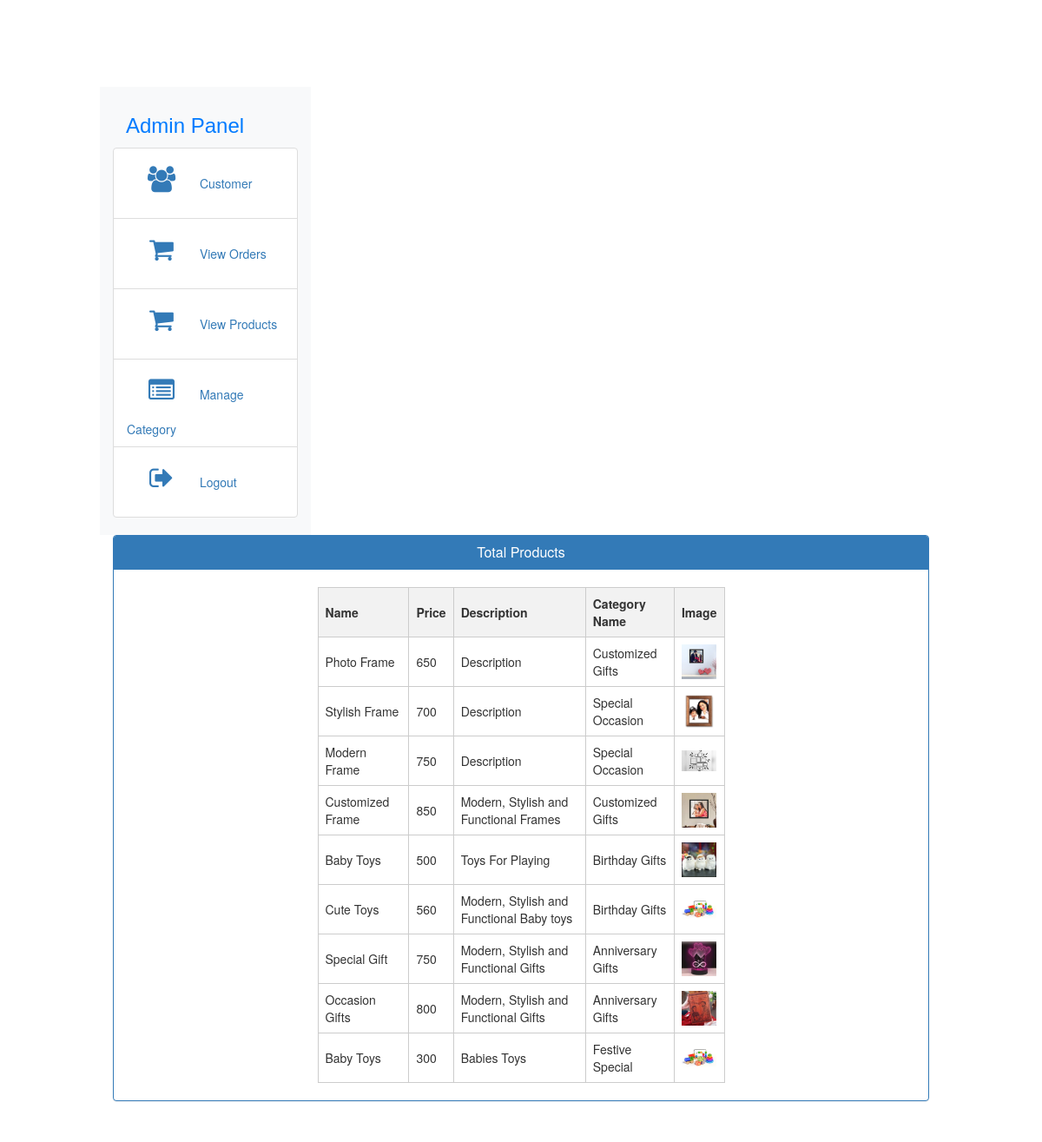
/viewproducts, run on an earlier commit of the app's database.
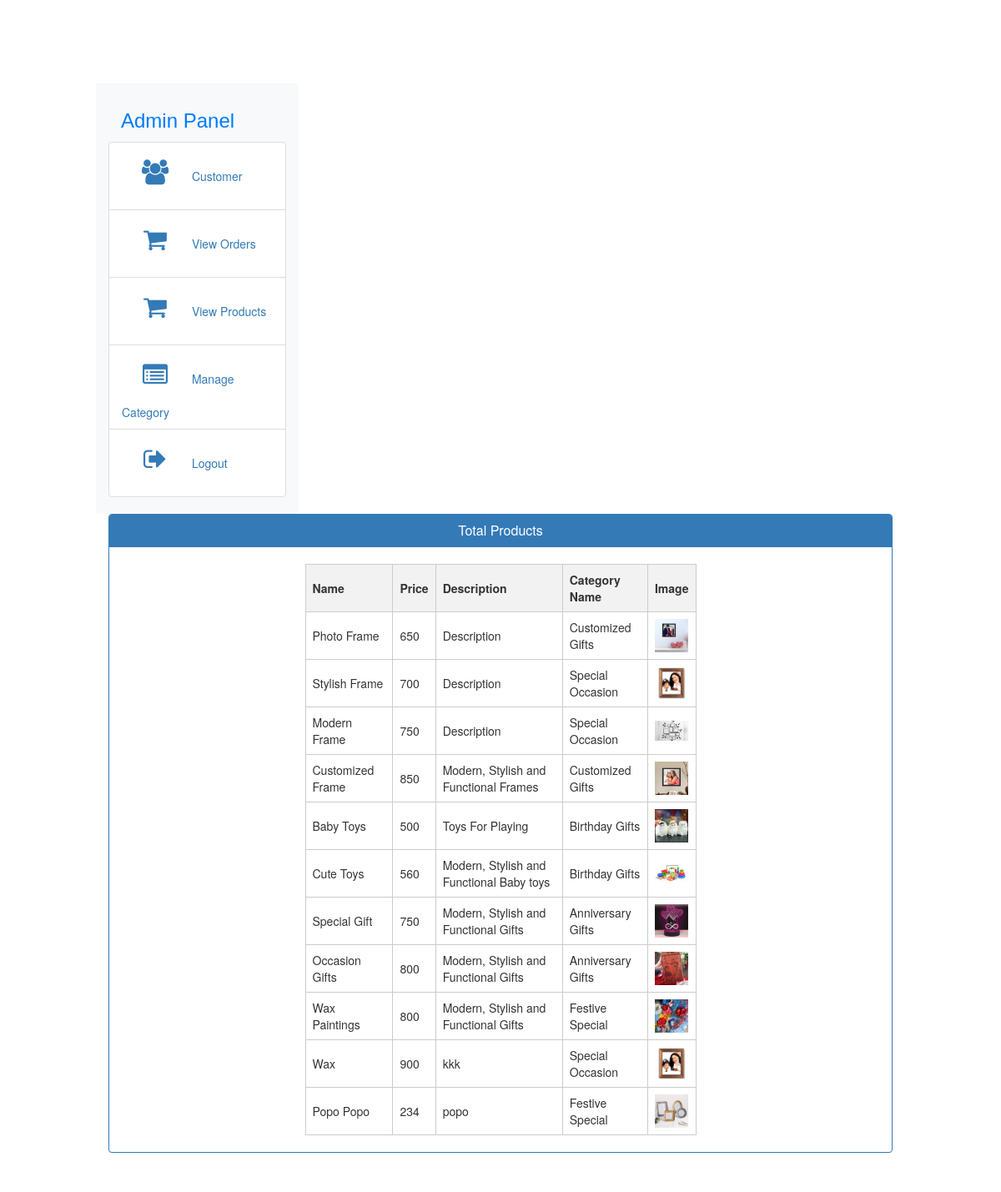
And on a later commit of the database.
### giftapp/models/product.py (models this page shows)
class Product(models.Model):
    community = models.ForeignKey(Communityprofile, on_delete=models.SET_NULL, null=True)
    name = models.CharField(max_length=50)
    price = models.IntegerField(default=0)
    category = models.ForeignKey(Category, on_delete=models.SET_NULL, null=True)
    description = models.CharField(max_length=200, default='1')
    image = models.ImageField(upload_to='products/')

### giftapp/models/category.py (models this page shows, shortened)
class Category(models.Model):
    category_id = models.CharField(max_length=10, unique=True, null=True)
    name = models.CharField(max_length=225, unique=True)

### giftapp/views.py (the view)
# urls.py: path('viewproducts',viewproducts,name='viewproducts'),
def viewproducts(request):
    all_products = Product.objects.all()
    context = {
        'all_products': all_products,
    }
    return render(request, 'admin/admin_view_product.html', context)

### templates/admin/admin_view_product.html (shortened to what this page needs)
{% extends 'admin/admin_base.html' %}
{% load static %}
{% block content %}
<head>
  <link href="//netdna.bootstrapcdn.com/bootstrap/3.0.0/css/bootstrap.min.css" rel="stylesheet" id="bootstrap-css">
  </head>
<div class="container">
  <div class="panel panel-primary">
    <div class="panel-heading">
      <h6 class="panel-title">Total Products</h6>
    </div>
    <table>
        <thead>
            <tr>
                <th>Name</th>
                <th>Price</th>
                <th>Description</th>
                <th>Category Name</th>
                <th>Image</th>
            </tr>
        </thead>
        <tbody>
            {% for product in all_products %}
            <tr>
                <td>{{ product.name }}</td>
                <td>{{ product.price }}</td>
                <td>{{ product.description }}</td>
                <td>{{ product.category.name }}</td>
                <td><img src="{{ product.image.url }}" alt="{{ product.name }}" width="40"></td>
            </tr>
            {% endfor %}
        </tbody>
    </table>
  </div>
</div>
{% endblock content %}

What changed in the data, as far as the page shows it:
removed Product: name "Baby Toys", price "300", description "Babies Toys", category.name "Festive Special", image (picture)
added Product: name "Wax Paintings", price "800", description "Modern, Stylish and Functional Gifts", category.name "Festive Special", image (picture)
added Product: name "Wax", price "900", description "kkk", category.name "Special Occasion", image (picture)
added Product: name "Popo Popo", price "234", description "popo", category.name "Festive Special", image (picture)
